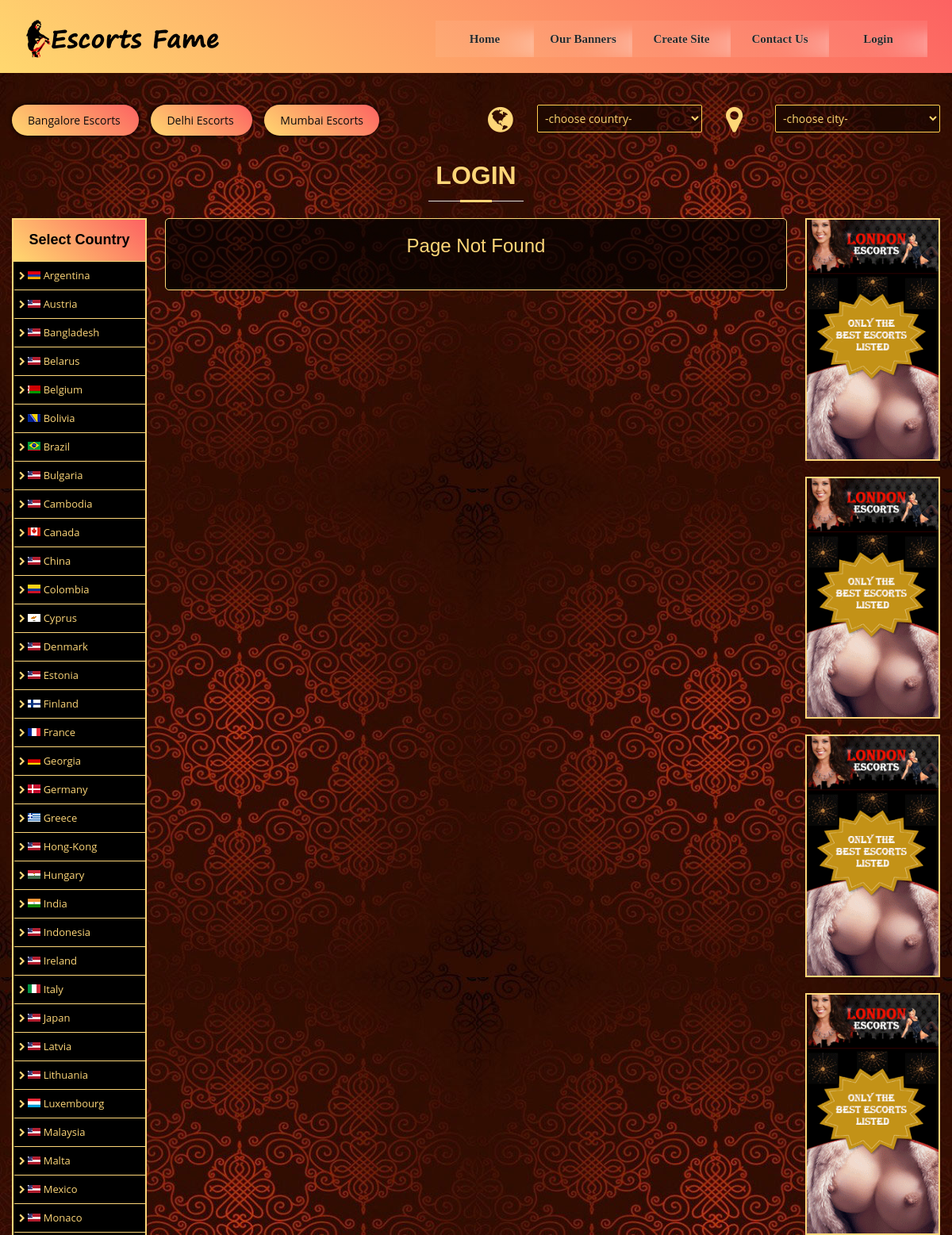
Screenshot of /index.php/admin/account/login (upper part) with the database file from the repository.
### tables this page shows
CREATE TABLE `countries` (
  `country_id` int(11) NOT NULL,
  `sortname` varchar(3) NOT NULL,
  `country_name` varchar(150) NOT NULL,
  `phonecode` int(11) NOT NULL,
  `status` tinyint(4) NOT NULL DEFAULT '1'
);

### application/controllers/Home.php (called while the page is built, shortened)
<?php if ( ! defined('BASEPATH')) exit('No direct script access allowed');
class Home extends MY_Controller
{
	function __construct()
	{
		$this->load->model('website');
		$this->load->model('common');
	}
	public function error_page_not_found()
	{
		$data['all_contry_key'] = $this->website->getAllCountry();
		$data['banner_key'] = $this->website->getAllActiveBannre();
		$this->load->view('website/error_404',$data);
	}
}

### index.php (called while the page is built, shortened)
<?php
require_once BASEPATH.'core/CodeIgniter.php';

### application/models/Website.php (called while the page is built, shortened)
<?php if ( ! defined('BASEPATH')) exit('No direct script access allowed');
class Website extends MY_Model
{
	public function getAllCountry()
	{
		$sql_str = "SELECT * FROM countries";
		return $this->db->query($sql_str)->result();
	}
}

### application/views/website/error_404.php (the view, shortened to what this page needs)
<!DOCTYPE html>
<html lang="en">
    <head>
    </head>
    <body>
        <main id="main">
            <section id="portfolio"  class="section-bg" >
                <div class="container">
                    <div class="row">
                        <div class="col-lg-6 col-md-6 mb-4 mt-4">
                            <div class="bannersLink">
                                <a href="http://www.komalshrma.com/"> Bangalore Escorts </a>
                                <a href="https://www.delhiescortsx.com/"> Delhi Escorts </a>
                                <a href="http://www.ankitavermas.com/"> Mumbai Escorts </a>
                            </div>
                        </div>
                        <div class="col-lg-6 col-md-6 mb-4 mt-4">
                        </div>
                    </div>
                    <header class="section-header">
                        <h3 class="section-title">Login</h3>
                    </header>
                    <div class="row portfolio-container">
                        <div class="col-lg-2 col-md-6">
                            <div class=" left-bg">
                                <div class="vertical-menu">
                                    <h1>Select Country</h1>
                                    <ul>
                                        <?php foreach ($all_contry_key as $all_contry_data) : ?>
                                            <?php $url = base_url('escorts')."/".$all_contry_data->country_name ."/0"; ?>
                                            <li><a href="<?= $url ?>"><span><i class="fa fa-chevron-right"></i></span> <span class="flag flag-<?= $all_contry_data->sortname ?>"></span> <?= $all_contry_data->country_name ?></a></li>
                                        <?php endforeach ; ?>
                                    </ul>
                                </div>
                            </div>
                        </div>
                        <div class="col-lg-8 col-md-6 mb-4 pl-2 pr-2">
                            <div class="contactbox-bg">
                                <h4 class="text-center" style="color: #fdd678">Page Not Found</h4>
                            </div>
                        </div>
                        <div class="col-lg-2 col-md-6">
                            <div class="add-img"><a href="#" target="blank"><img src="<?= base_url('assets/website') ?>/images/d-1.gif"></a></div>
                            <div class="add-img"><a href="#" target="blank"><img src="<?= base_url('assets/website') ?>/images/d-1.gif"></a></div>
                            <div class="add-img"><a href="#" target="blank"><img src="<?= base_url('assets/website') ?>/images/d-1.gif"></a></div>
                            <div class="add-img"><a href="#" target="blank"><img src="<?= base_url('assets/website') ?>/images/d-1.gif"></a></div>
                        </div>
                    </div>
                </div>
            </section>
        </main>
    </body>
</html>

### assets/website/css/style.css (style rules this page uses)
body { color: #666666; font-family: "Open Sans", sans-serif; }
a { color: #fdd678; transition: 0.5s; }
h1, h2, h3, h4, h5, h6 { font-family: "Montserrat", sans-serif; font-weight: 400; margin: 0 0 20px 0; padding: 0; }
.section-header h3 { font-size: 32px; color: #fdd678; text-transform: uppercase; text-align: center; font-weight: 700; position: relative; padding-bottom: 15px; }
.section-header h3::before { content: ''; position: absolute; display: block; width: 120px; height: 1px; background: #ddd; bottom: 1px; left: calc(50% - 60px); }
.section-header h3::after { content: ''; position: absolute; display: block; width: 40px; height: 3px; background: #fdd678; bottom: 0; left: calc(50% - 20px); }
.section-bg { background: rgba(0,0,0,0) url(../images/body-bg.jpg) repeat scroll 0 0; }
#portfolio { padding: 100px 0; }

### assets/website/css/StyleSheet.css (style rules this page uses)
img { width:100%; }
.vertical-menu { display:block;margin-bottom: 20px;border: 2px solid #fdd678; }
.vertical-menu ul { margin:0px; padding:0px; }
.vertical-menu ul li { display:block;list-style:none;border-bottom: 1px solid #fdd678;padding: 5px 5px;border-left: 2px solid #000; }
.vertical-menu ul li a { text-decoration:none;line-height: 25px;font-size: 13px;color: #fdd678;font-weight: normal;display: block; }
.vertical-menu .fa { font-size:11px; }
.add-img { border: 2px solid #fdd678;margin-bottom: 20px; }
.left-bg { background-color: black; }
.left-bg h1 { color: #000000;font-size: 18px;padding: 15px 5px;margin: 0;font-weight: 600;border-bottom: 1px solid #fdd678;text-align: center;background: linear-gradient(40deg,#ffd86f,#fc6262)!important; }
.bannersLink { float: left;padding: 15px 0;display: block;width: 100%; }
.bannersLink a { background: linear-gradient(40deg,#ffd86f,#fc6262)!important;color: #0c0c0c;font-size:14px;padding: 10px 20px;border-radius: 20px;margin: 0 15px 0 0;box-shadow: 0px 0px 7px #000; }
.contactbox-bg { background-color: rgba(0, 0, 0, 0.7); color: #fdd678; border-radius: 5px; padding: 20px; font-size: 14px; border: 1px solid #fdd678; }

### assets/website/css/flags.css (style rules this page uses)
.flag { display: inline-block; width: 16px; height: 11px; background: url('../images/flags.png') no-repeat; }
.flag.flag-ar { background-position: -32px 0px; }
.flag.flag-be { background-position: -64px 0px; }
.flag.flag-bo { background-position: -96px 0px; }
.flag.flag-cy { background-position: -144px 0px; }
.flag.flag-de { background-position: -176px 0px; }
.flag.flag-fi { background-position: -208px 0px; }
.flag.flag-fr { background-position: -224px 0px; }
.flag.flag-ge { background-position: -240px 0px; }
.flag.flag-gr { background-position: -256px 0px; }
.flag.flag-hu { background-position: 0px -12px; }
.flag.flag-it { background-position: -48px -12px; }
.flag.flag-lu { background-position: -96px -12px; }
.flag.flag-br { background-position: -208px -24px; }
.flag.flag-ca { background-position: -224px -24px; }
.flag.flag-co { background-position: -16px -34px; }
.flag.flag-in { background-position: -80px -34px; }

### rows the page displays
countries: country_name "Argentina"
countries: country_name "Austria"
countries: country_name "Bangladesh"
countries: country_name "Belarus"
countries: country_name "Belgium"
countries: country_name "Bolivia"
countries: country_name "Brazil"
countries: country_name "Bulgaria"
countries: country_name "Cambodia"
countries: country_name "Canada"
countries: country_name "China"
countries: country_name "Colombia"
countries: country_name "Cyprus"
countries: country_name "Denmark"
countries: country_name "Estonia"
countries: country_name "Finland"
countries: country_name "France"
countries: country_name "Georgia"
countries: country_name "Germany"
countries: country_name "Greece"
countries: country_name "Hong-Kong"
countries: country_name "Hungary"
countries: country_name "India"
countries: country_name "Indonesia"
countries: country_name "Ireland"
countries: country_name "Italy"
countries: country_name "Japan"
countries: country_name "Latvia"
countries: country_name "Lithuania"
countries: country_name "Luxembourg"
countries: country_name "Malaysia"
countries: country_name "Malta"
countries: country_name "Mexico"
countries: country_name "Monaco"
